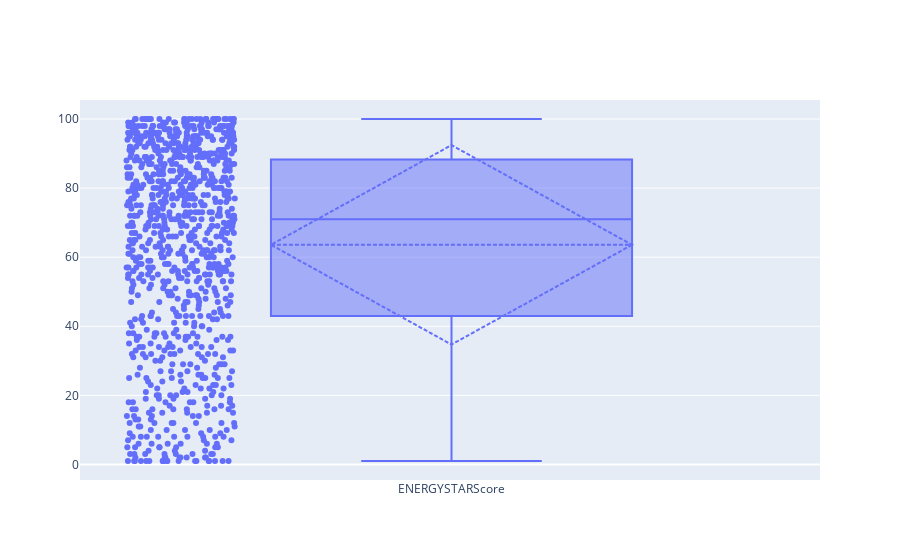

Write notebook code for a chart like this one.
### Code cell
box_histplot(table=df19, var="ENERGYSTARScore")

### Figure 1 — Plotly figure (JSON) as saved in the notebook; plotly's stock layout.template omitted (floating-point values rounded to 4 significant figures; data arrays with more than 128 entries replaced by an {"elided": "..."} marker saying what was removed)
{"data": [{"boxmean": "sd", "boxpoints": "all", "name": "ENERGYSTARScore", "type": "box", "y": {"elided": "1508 int values"}}], "layout": {}}
